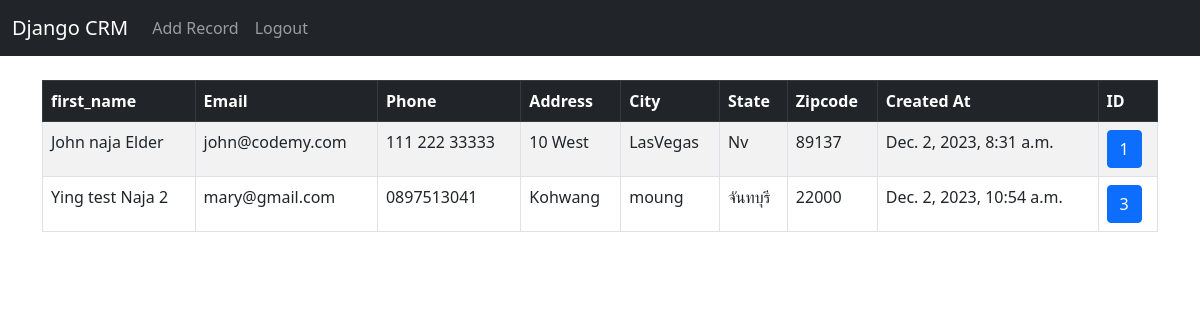
The app's page / (signed in) with its own data.
### website/models.py (models this page shows, shortened)
class Record(models.Model):
    created_at = models.DateTimeField(auto_now_add=True)
    first_name = models.CharField(max_length=50)
    last_name = models.CharField(max_length=50)
    email = models.CharField(max_length=100)
    phone = models.CharField(max_length=15)
    address = models.CharField(max_length=100)
    city = models.CharField(max_length=50)
    state = models.CharField(max_length=50)
    zipcode = models.CharField(max_length=20)

### website/views.py (the view)
# urls.py: path('', views.home, name='home'),
def home(request):
    records = Record.objects.all()
    if request.method == 'POST':
        username = request.POST['username']
        password = request.POST['password']
        user = authenticate(request, username=username, password=password)
        if user is not None:
            login(request, user)
            messages.success(request,"You Have Been Loggin")
            return redirect('home')
        else:
            messages.success(request,"There Was An Error Please Try Again")
            return redirect('home')
    else:
        return render(request, 'home.html', {'records':records})

### website/templates/home.html (shortened to what this page needs)
{% extends 'base.html' %}
{% block content %}
    <br>
    {% if user.is_authenticated %}
        <table class="table table-striped table-hover table-bordered">
            <thead class="table-dark">
              <tr>
                <th scope="col">first_name</th>
                <th scope="col">Email</th>
                <th scope="col">Phone</th>
                <th scope="col">Address</th>
                <th scope="col">City</th>
                <th scope="col">State</th>
                <th scope="col">Zipcode</th>
                <th scope="col">Created At</th>
                <th scope="col">ID</th>
              </tr>
            </thead>
            <tbody>
            {% if records %}
                {% for record in records %}
                    <tr>
                        <td>{{ record.first_name }} {{ record.last_name }}</td>
                        <td>{{ record.email }}</td>
                        <td>{{ record.phone }}</td>
                        <td>{{ record.address }}</td>
                        <td>{{ record.city }}</td>
                        <td>{{ record.state }}</td>
                        <td>{{ record.zipcode }}</td>
                        <td>{{ record.created_at }}</td>
                        <td><a class="btn btn-primary" href="{% url 'record' record.id %}">{{ record.id }}</a></td>
                    </tr>
                {% endfor %}
                {% endif %}
            </tbody>
        </table>
    {% endif %}
{% endblock content %}

### website/templates/base.html (shortened to what this page needs)
<!doctype html>
<html lang="en">
  <head>
    <link href="https://cdn.jsdelivr.net/npm/bootstrap@5.0.2/dist/css/bootstrap.min.css" rel="stylesheet">
  </head>
  <body>
    {% include 'navbar.html' %}
    <div class="container">
        {% block content %}
        {% endblock content %}
    </div>
  </body>
</html>

### website/templates/navbar.html (shortened to what this page needs)
<nav class="navbar navbar-expand-lg navbar-dark bg-dark">
    <div class="container-fluid">
      <a class="navbar-brand" href="#">Django CRM</a>
      <div class="collapse navbar-collapse" id="navbarSupportedContent">
        <ul class="navbar-nav me-auto mb-2 mb-lg-0">
          {% if user.is_authenticated %}
            <li class="nav-item">
              <a class="nav-link" href="{% url 'add_record' %}">Add Record</a>
            </li>
            <li class="nav-item">
              <a class="nav-link" href="{% url 'logout' %}">Logout</a>
            </li>
          {% endif %}
      </div>
    </div>
  </nav>

### records on screen
Record: first_name "John naja", last_name "Elder", email "john@codemy.com", phone "111 222 33333", address "10 West", city "LasVegas", state "Nv", zipcode "89137", created_at "Dec. 2, 2023, 8:31 a.m.", id "1"
Record: first_name "Ying test", last_name "Naja 2", email "mary@gmail.com", phone "0897513041", address "Kohwang", city "moung", state "จันทบุรี", zipcode "22000", created_at "Dec. 2, 2023, 10:54 a.m.", id "3"
